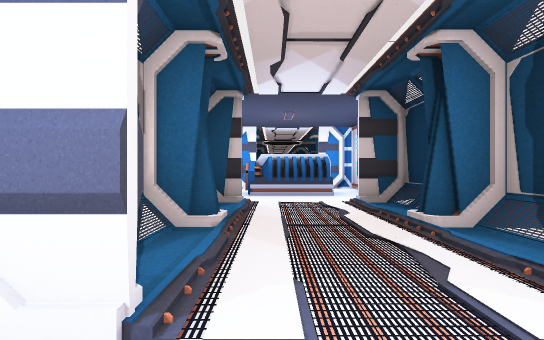
[1] (above)

24 first-person views from a walk through a scene from a Unity 3-D project. The camera is 1.2 m above the floor, looks level and sees 90° across. Doors are open. The floor is counted in squares, 2 m on a side. Each view is taken from the middle of a square. On the plan, view 1 faces up. The plan holds only what a view shows up to about 9 squares ahead; the rest is blank. The place goes on beyond the plan. The player is left out.

[2]
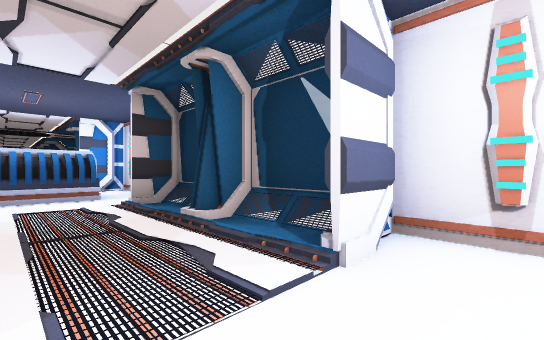

[3]
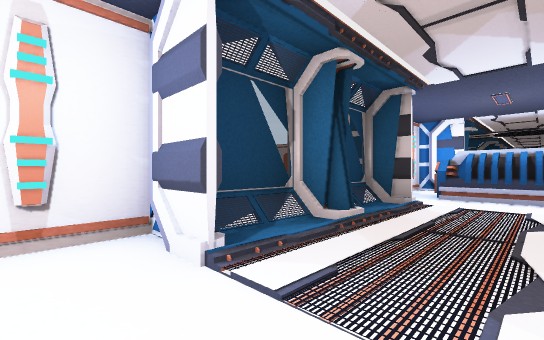

[4]
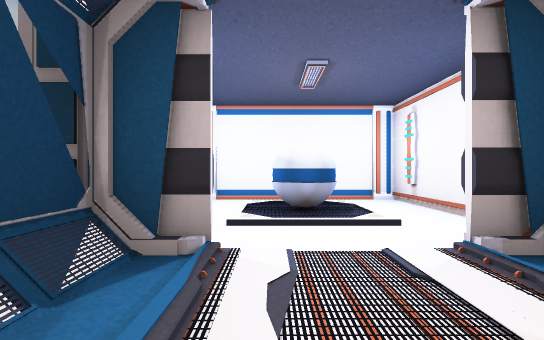

[5]
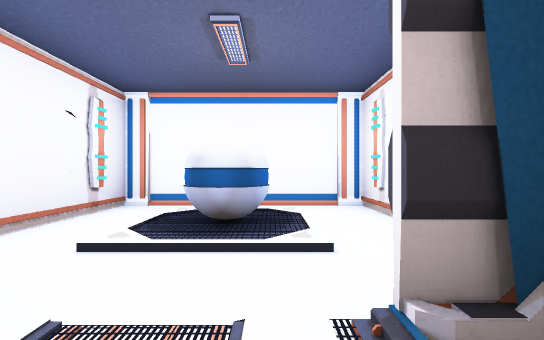

[6]
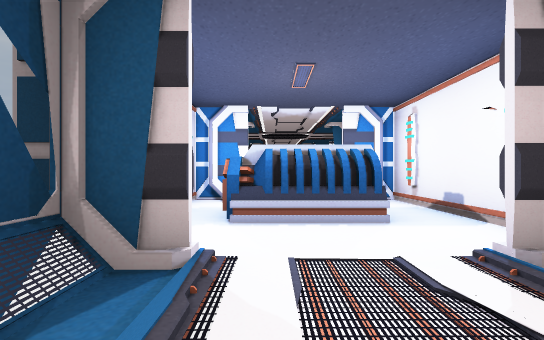

[7]
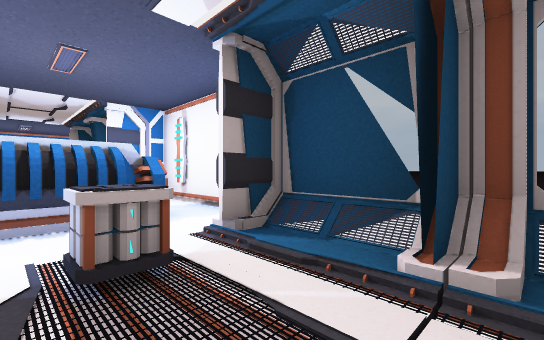

[8]
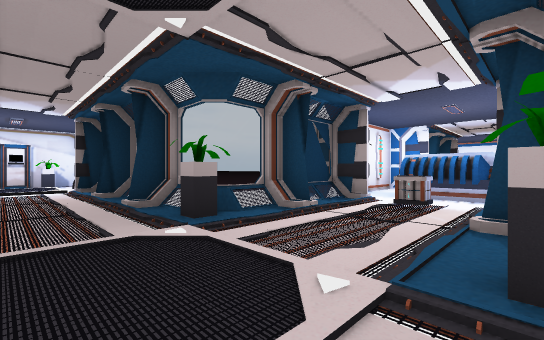

[9]
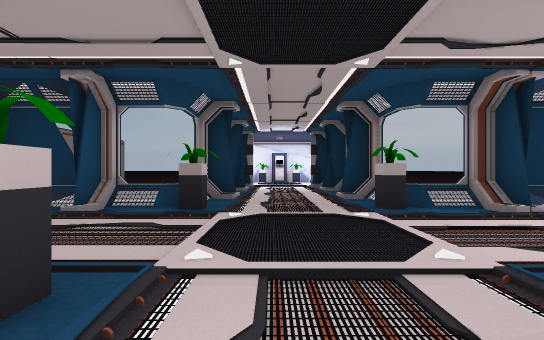

[10]
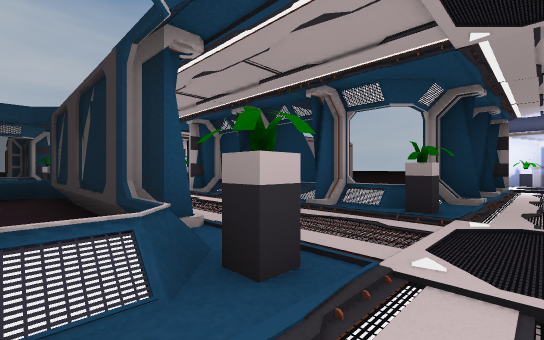

[11]
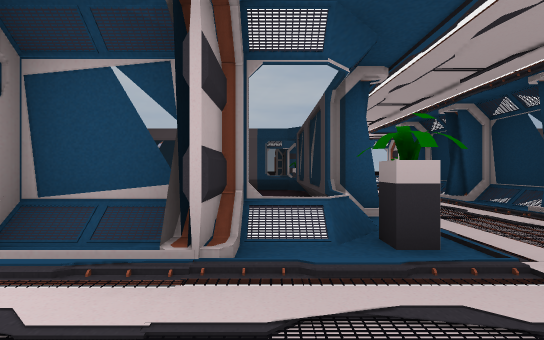

[12]
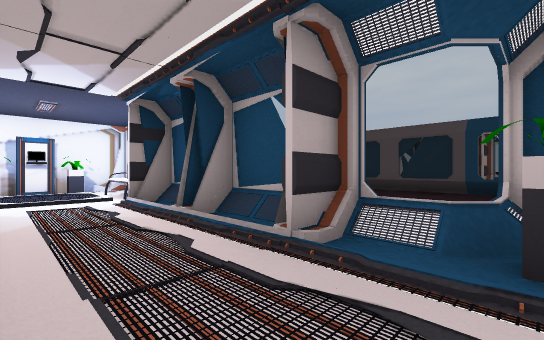

[13]
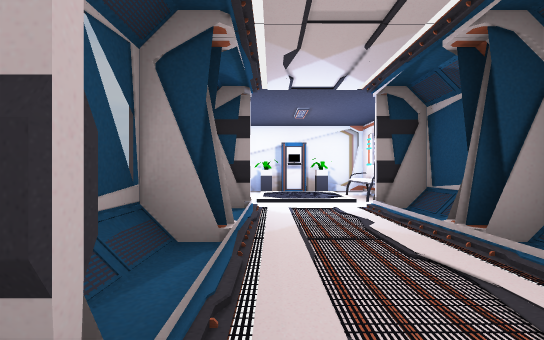

[14]
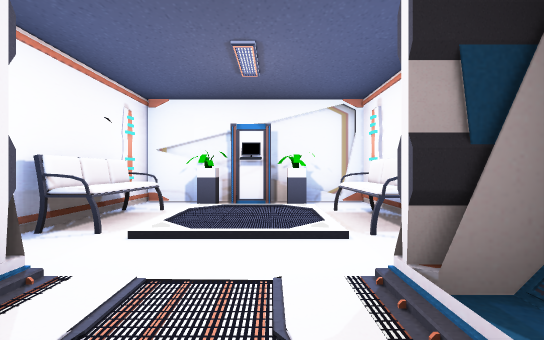

[15]
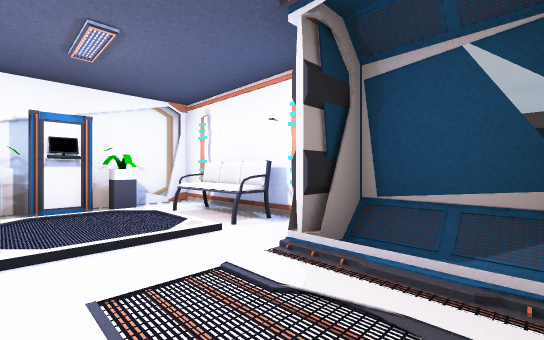

[16]
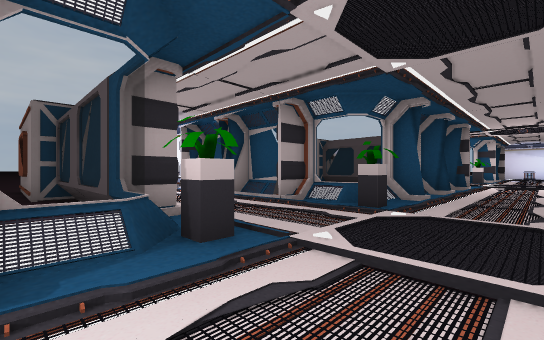

[17]
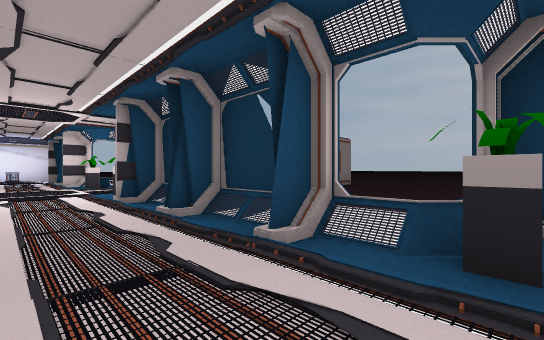

[18]
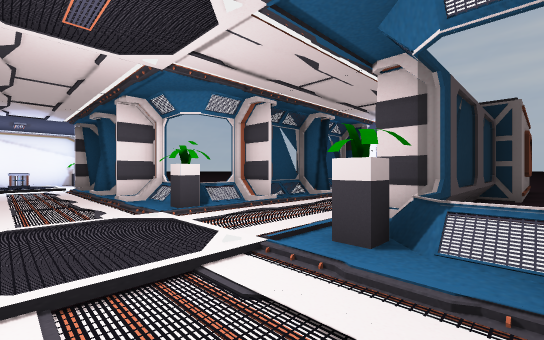

[19]
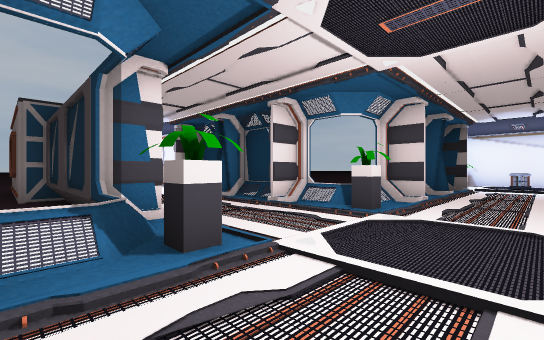

[20]
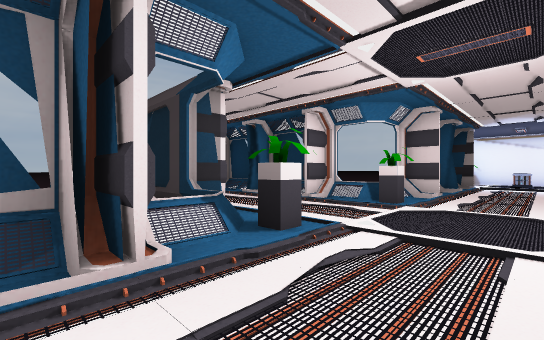

[21]
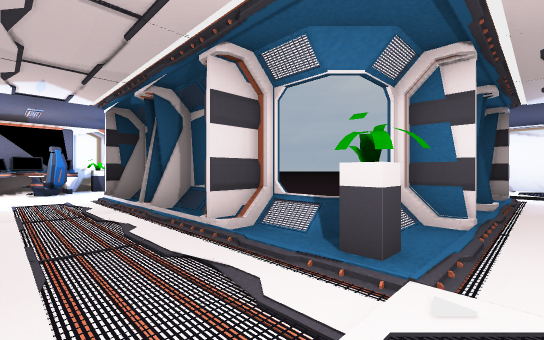

[22]
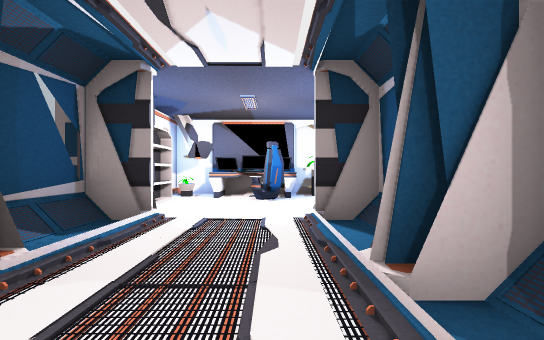

[23]
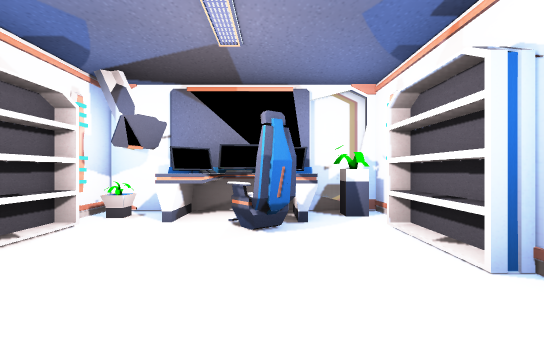

[24]
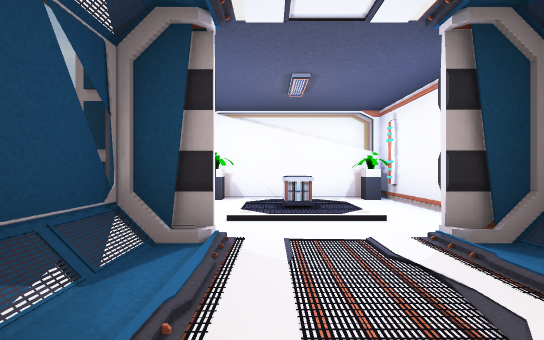

### Floor plan
Key: @ floor where view 1 was taken; # wall or solid block; . main floor; : floor 0.25 m higher than the main floor; / step, stairs or slope; D open door; = window, fence, low wall or low ledge; O other object.
Columns run from 11 left of view 1 to 11 right of it. Each row starts with its distance up from view 1.
 35          .####
 34          #O..O#
 33          #....#
 32          #....#
 31          #....
 30       .. ##..#
 29       ..  #..#
 28          =/../#
 27           #..#
 26  ###   # =/../=
 25 =O.O.##/#/#..#=/#/#
 24  O#........::.........
 23  O.........::.........
 22  O#O.##/#/#..O=/#/#
 21  ##  #  .==..=.#.######
 20         .#/../#
 19          .#..#    ...
 18          #/../#   ....
 17          .#..#    ....
 16  ##### # =/../=
 15 =.OO.##/#/O..O/##/#
 14  O.........::.....././#
 13 #O.........::.....././
 12 #.OO.####=O..O=#### OO
 11 .####.    =..=
 10          #/../#
  9          ##..=#
  8          #....#
  7          #.##.#
  6          #....#
  5          ##..##
  4          #/../#
  3           #..#
  2          #/../#
  1          ##DD##
  0          #.@/.#
 -1          #.//.#
 -2          #.//.#
 -3          ######

Where each view was taken, in squares from view 1:
view 1: 0 up, 0 right, facing up
view 2: 0 up, 0 right, facing up-right
view 3: 0 up, 1 right, facing up-left
view 4: 3 up, 1 right, facing down
view 5: 2 up, 0 right, facing down
view 6: 3 up, 0 right, facing up
view 7: 11 up, 1 right, facing down-left
view 8: 14 up, 1 left, facing down-right
view 9: 14 up, 2 left, facing right
view 10: 14 up, 2 left, facing up-right
view 11: 13 up, 2 left, facing up
view 12: 13 up, 1 left, facing up-left
view 13: 13 up, 2 left, facing left
view 14: 14 up, 5 left, facing left
view 15: 13 up, 5 left, facing up-left
view 16: 11 up, 1 right, facing up-left
view 17: 15 up, 0 right, facing up-right
view 18: 21 up, 0 right, facing up-right
view 19: 23 up, 2 left, facing up-right
view 20: 23 up, 3 left, facing up-right
view 21: 23 up, 0 right, facing up-left
view 22: 24 up, 3 left, facing left
view 23: 24 up, 6 left, facing left
view 24: 28 up, 0 right, facing up
